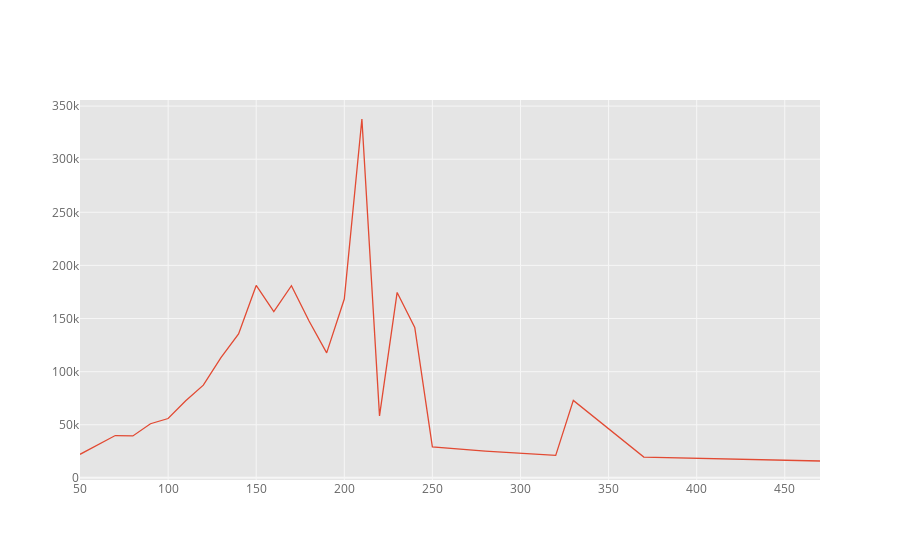

Write notebook code for a chart like this one.
### Code cell
runtimeRatingsDf.iplot(x="runtime_bin", y="avg_num_votes", asFigure=True)

### Figure 1 — Plotly figure (JSON) as saved in the notebook; plotly's stock layout.template omitted (floating-point values rounded to 4 significant figures)
{"data": [{"line": {"color": "rgba(226, 74, 51, 1.0)", "dash": "solid", "shape": "linear", "width": 1.3}, "mode": "lines", "name": "avg_num_votes", "text": "", "type": "scatter", "x": [50, 70, 80, 90, 100, 110, 120, 130, 140, 150, 160, 170, 180, 190, 200, 210, 220, 230, 240, 250, 280, 320, 330, 370, 470], "y": [22100.0, 39780.0, 39400.0, 50920.0, 55820.0, 72540.0, 87220.0, 113100.0, 135500.0, 181100.0, 156500.0, 180900.0, 147700.0, 117700.0, 168300.0, 337900.0, 58290.0, 174600.0, 141624, 29040.0, 25024, 21085, 72892, 19503, 15804]}], "layout": {"legend": {"bgcolor": "#FFFFFF", "font": {"color": "#666666"}}, "paper_bgcolor": "#FFFFFF", "plot_bgcolor": "#E5E5E5", "title": {"font": {"color": "#151516"}}, "xaxis": {"gridcolor": "#F6F6F6", "showgrid": true, "tickfont": {"color": "#666666"}, "title": {"font": {"color": "#666666"}, "text": ""}, "zerolinecolor": "#F6F6F6"}, "yaxis": {"gridcolor": "#F6F6F6", "showgrid": true, "tickfont": {"color": "#666666"}, "title": {"font": {"color": "#666666"}, "text": ""}, "zerolinecolor": "#F6F6F6"}}}
